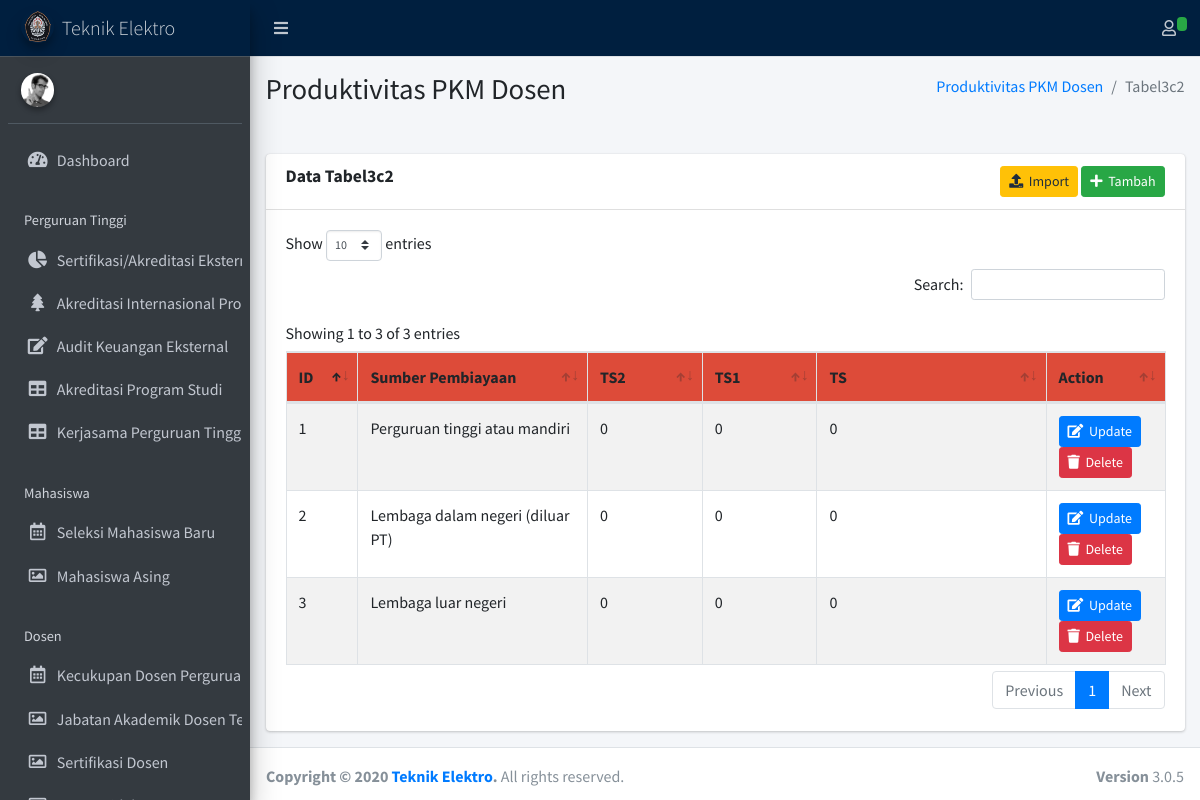
/index.php/tabel3c2, run on the app's committed database.
### tables this page shows
CREATE TABLE `tabel3c2` (
  `id` int(11) NOT NULL,
  `sumber_pembiayaan` varchar(128) NOT NULL,
  `ts2` int(11) NOT NULL,
  `ts1` int(11) NOT NULL,
  `ts` int(11) NOT NULL,
  `created_at` datetime NOT NULL,
  `updated_at` datetime NOT NULL
);

### application/controllers/Tabel3c2.php (called while the page is built, shortened)
<?php
class Tabel3c2 extends CI_Controller {
    public function __construct()
    {
        $this->load->model('Tabel3c2Model');
    }
	public function index()
	{
        $tabel3c2s = $this->Tabel3c2Model->show();
        $this->load->view('main.php',[
            "page" => "tabel3c2",
            "content" => [],
            "tabel3c2s" => $tabel3c2s,
        ]);
    }
}

### index.php (called while the page is built, shortened)
<?php
require_once BASEPATH.'core/CodeIgniter.php';

### application/models/Tabel3c2Model.php (called while the page is built, shortened)
<?php if(!defined('BASEPATH')) exit('Hacking Attempt : Keluar dari sistem..!!');
class Tabel3c2Model extends CI_Model
{
    public function show()
    {
        $this->db->select('*');
        return $this->db->get('tabel3c2')->result();
    }
}

### application/views/pages/tabel3c2.php (the view, shortened to what this page needs)
<div class="content-wrapper">
	<section class="content-header">
      <div class="container-fluid">
        <div class="row mb-2">
          <div class="col-sm-6">
            <h1>Produktivitas PKM Dosen</h1>
          </div>
          <div class="col-sm-6">
            <ol class="breadcrumb float-sm-right">
              <li class="breadcrumb-item"><a href="#">Produktivitas PKM Dosen</a></li>
              <li class="breadcrumb-item active">Tabel3c2</li>
            </ol>
          </div>
        </div>
      </div>
    </section>
	<br>
	<section class="content">
		<div class="container-fluid">
			<div class="row">
				<div class="col-12">
					<div class="card">
						<div class="card-header">
							<h3 class="card-title"><b>Data Tabel3c2 </b></h3>
							<div class="text-right">
								<button type="button" class="btn btn-sm btn-warning" data-toggle="modal"
									data-target="#import-tabel3c2"><i class="fa fa-upload"></i>&nbsp&nbspImport</button>
								<button type="button" class="btn btn-sm btn-success" data-toggle="modal"
									data-target="#tambah-tabel3c2"><i class="fa fa-plus"></i>&nbsp&nbspTambah</button>
							</div>
						</div>
						<div class="card-body table-responsive">
							<table class="table table-striped table-bordered table-hover dataku">
								<thead class="atas">
									<tr>
										<th width="5%">ID</th>
										<th width="20%">Sumber Pembiayaan</th>
										<th width="10%">TS2</th>
										<th width="10%">TS1</th>
										<th width="20%">TS</th>
										<th width="10%">Action</th>
									</tr>
								</thead>
								<tbody>
									<?php
									$no=1;
									foreach ($tabel3c2s as $tabel3c2) {
									?>
									<tr>
										<td><?php echo $no; ?></td>
										<td><?php echo $tabel3c2->sumber_pembiayaan; ?></td>
										<td><?php echo $tabel3c2->ts2; ?></td>
										<td><?php echo $tabel3c2->ts1; ?></td>
										<td><?php echo $tabel3c2->ts; ?></td>
										<td>
											<button type="button" class="btn btn-sm btn-primary" data-toggle="modal"
												data-target="#edit-tabel3c2<?php echo $tabel3c2->id;?>"><i
													class="fa fa-edit"></i>&nbsp&nbspUpdate</button>
											<a class="btn btn-danger btn-sm delete-link" href="<?= base_url('Tabel3c2/delete/'.$tabel3c2->id);?>"><i
													class="fa fa-trash "></i>&nbsp&nbspDelete</a>
										</td>
									</tr>
									<?php $no++; } ?>
								</tbody>
							</table>
						</div>
					</div>
				</div>
			</div>
		</div>
	</section>
</div>

### application/views/templates/head.php (style rules this page uses)
.atas { background-color: #DD4B39; border-color: green; border-color: green; }

### data on the page
tabel3c2: sumber_pembiayaan "Perguruan tinggi atau mandiri", ts2 "0", ts1 "0", ts "0"
tabel3c2: sumber_pembiayaan "Lembaga dalam negeri (diluar PT)", ts2 "0", ts1 "0", ts "0"
tabel3c2: sumber_pembiayaan "Lembaga luar negeri", ts2 "0", ts1 "0", ts "0"
